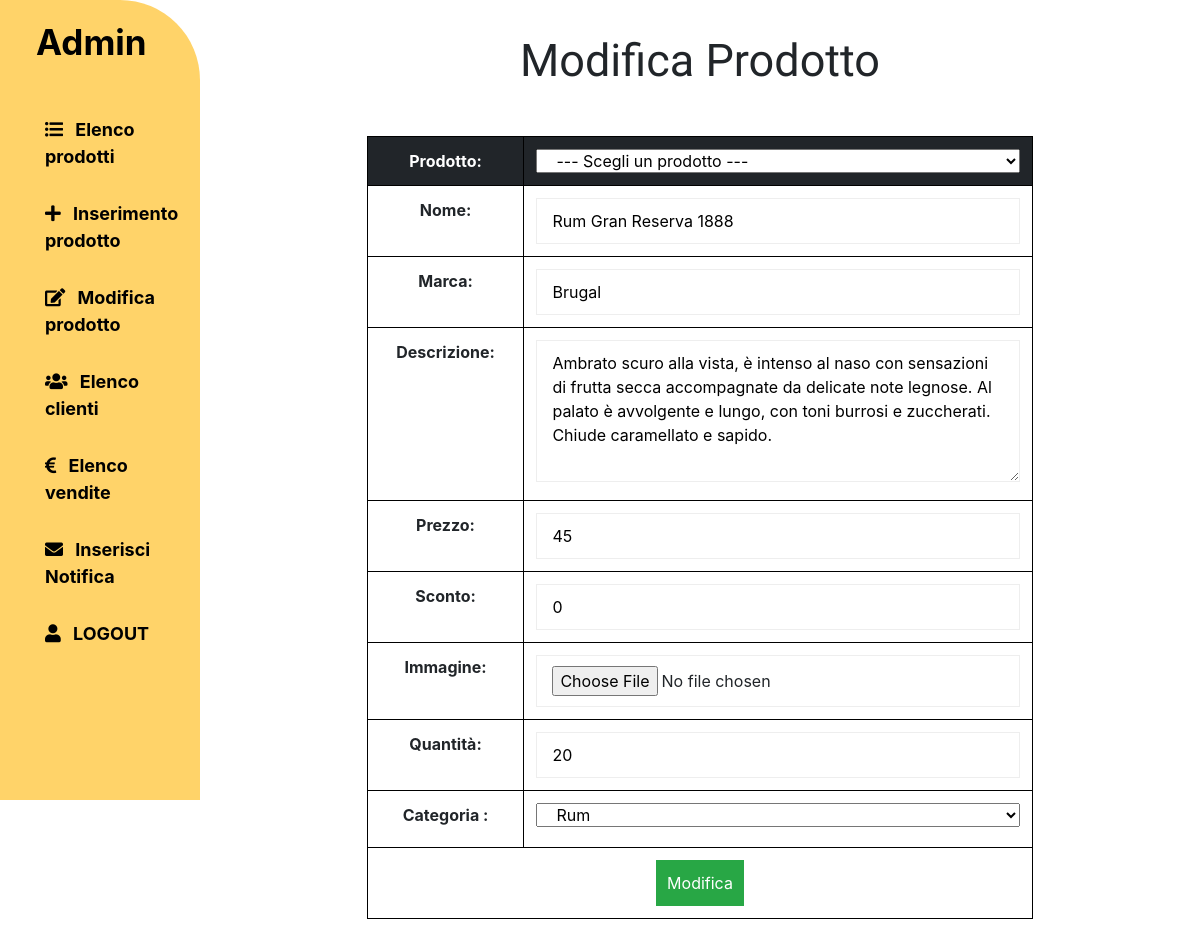
/admin/modify-product.php?id=1 (signed in), run on an earlier commit of the app's database.
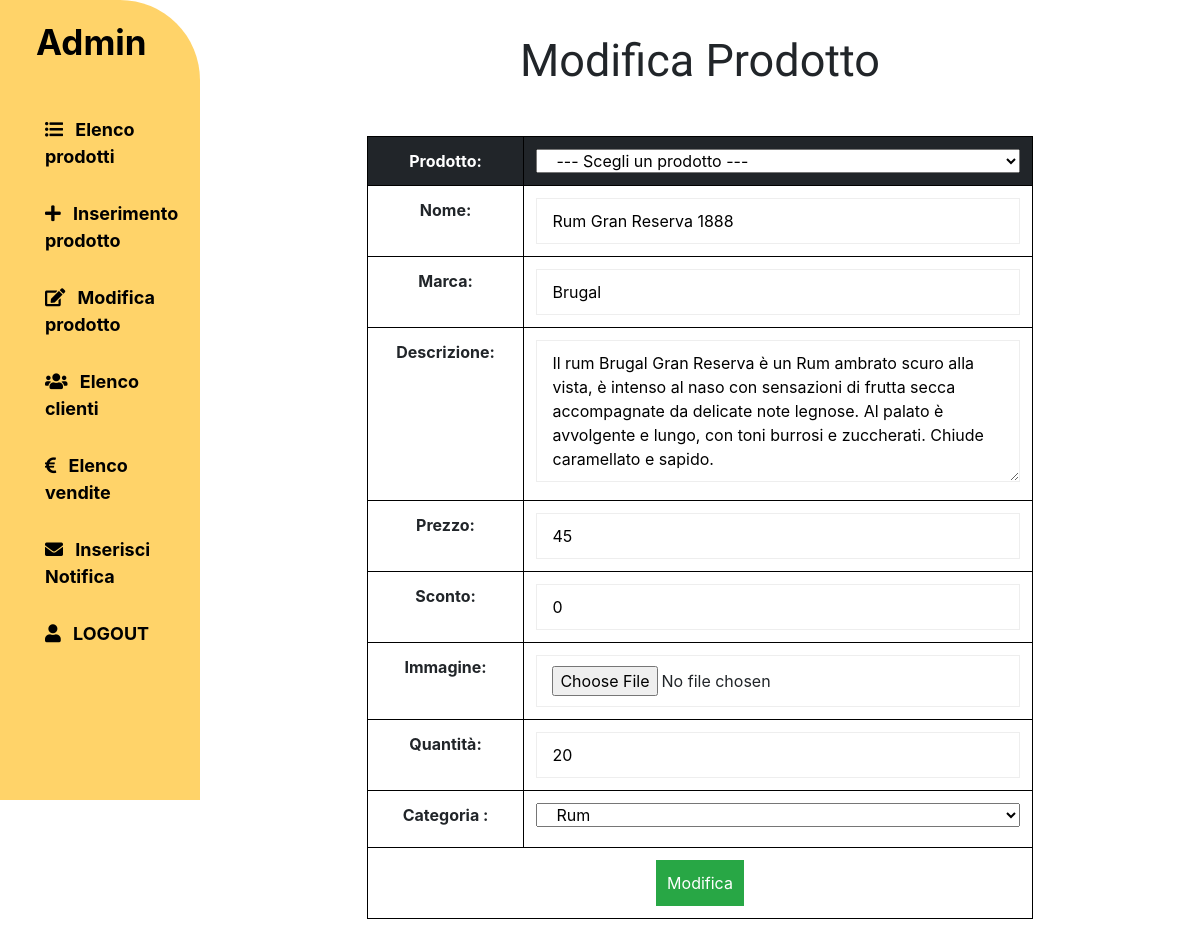
And on a later commit of the database.
### tables this page shows
CREATE TABLE IF NOT EXISTS `prodotti` (
    `id` INT NOT NULL AUTO_INCREMENT,
    `nome` VARCHAR(50) NOT NULL,
    `marca` VARCHAR(30) NOT NULL,
    `descrizione` VARCHAR(600) NOT NULL,
    `prezzo` FLOAT(10) NOT NULL,
    `immagine` VARCHAR(100) NOT NULL,
    `quantità` INT(3) NOT NULL,
    `idSottoCategoria` INT(11) NOT NULL,
    `dataInserimento` DATE DEFAULT CURRENT_DATE,
    `sconto` INT(3) DEFAULT 0,
    `gradazione` VARCHAR(20),
    `formato` VARCHAR(20),
    PRIMARY KEY (`id`),
    FOREIGN KEY (`idSottoCategoria`) REFERENCES `sottoCategorie`(`id`)
);

CREATE TABLE IF NOT EXISTS `sottoCategorie` (
    `id` INT NOT NULL AUTO_INCREMENT,
    `nome` VARCHAR(15) NOT NULL,
    `idCategoria` INT(5) NOT NULL,
    PRIMARY KEY (`id`),
    FOREIGN KEY (`idCategoria`) REFERENCES `categorie`(`id`)
);

### database/database.php (called while the page is built, shortened)
<?php
class DatabaseHelper
{
    private $db;
    public function __construct($servername, $username, $password, $dbname, $port)
    {
        $this->db = new mysqli($servername, $username, $password, $dbname, $port);
    }
    public function getAllProducts()
    {
        $stmt = $this->db->prepare("SELECT ROUND((prezzo - prezzo*sconto/100), 2) as prezzoFin,id, nome, marca, descrizione, prezzo, quantità, idSottoCategoria, immagine, sconto, dataInserimento FROM prodotti ORDER BY id ");
        $stmt->execute();
        $result = $stmt->get_result();
        return $result->fetch_all(MYSQLI_ASSOC);
    }
    public function getProductById($productId)
    {
        $stmt = $this->db->prepare("SELECT ROUND((prezzo - prezzo*sconto/100), 2) as prezzoFin, prodotti.id as id, prodotti.nome as nome, marca, descrizione, prezzo, quantità, idSottoCategoria, immagine, sconto, dataInserimento, idCategoria, gradazione, formato, categorie.nome as nomeCategoria FROM prodotti, sottoCategorie, categorie WHERE prodotti.idSottoCategoria = sottoCategorie.id && sottoCategorie.idCategoria = categorie.id && prodotti.id = ?");
        $stmt->bind_param('i', $productId);
        $stmt->execute();
        $result = $stmt->get_result();
        $result = $result->fetch_all(MYSQLI_ASSOC);
        return $result[0];
    }
    public function getSubCategories()
    {
        $stmt = $this->db->prepare("SELECT id,nome,idCategoria FROM sottoCategorie");
        $stmt->execute();
        $result = $stmt->get_result();
        return $result->fetch_all(MYSQLI_ASSOC);
    }
}
?>

### admin/bootstrap.php (called while the page is built, shortened)
<?php
    require_once(ROOT."database/database.php");
    $dbh = new DatabaseHelper("localhost", "root", "", "labottega", 3306);
?>

### admin/template/modify_product.php (the view, shortened to what the changed rows need)
<?php if (isset($_SESSION["id"]) && $_SESSION["tipo"] == 1) : ?>
    <div class="row">
        <div class="col-md-2"></div>
        <div class="col-12 col-md-8 text-center my-4 nopadding">
            <h1>Modifica Prodotto</h1>
            <form action="#" id="modify-product-form" method="POST" class="text-center admin-basic-form" enctype="multipart/form-data">
                <table class="table mt-5">
                    <tr>
                        <thead class="table-dark">
                        <td>Prodotto:</td>
                        <td>
                        <select name="prodotto" id="prodotto" class="col-12" onchange="location='modify-product.php?id='+this.value">
                        <option selected disabled value> --- Scegli un prodotto --- </option>
                            </select>
                    </td>
                    </thead>
                    </tr>
                    <tr>
                        <td><label for="nome">Nome:</label></td>
                        <td><input type="text" id="nome" name="nome" class="col-12" value= "<?php if (isset($templateParams['prodotto'])) echo $templateParams['prodotto']['nome'] ?>" required /></td>
                    </tr>
                    <tr>
                        <td><label for="marca">Marca:</label></td>
                        <td><input type="text" id="marca" name="marca" class="col-12" value="<?php if (isset($templateParams['prodotto'])) echo $templateParams['prodotto']['marca'] ?>" required /></td>
                    </tr>
                    <tr>
                        <td><label for="descrizione">Descrizione:</label></td>
                        <td><textarea id="descrizione" name="descrizione" class="col-12" rows="5" lang="it" required><?php if (isset($templateParams['prodotto'])) echo $templateParams['prodotto']['descrizione'] ?></textarea></td>
                    </tr>
                    <tr>
                        <td><label for="prezzo">Prezzo:</label></td>
                        <td><input type="number" id="prezzo" step="any" name="prezzo" class="col-12" value="<?php if (isset($templateParams['prodotto'])) echo $templateParams['prodotto']['prezzo'] ?>" required /></td>
                    </tr>
                    <tr>
                        <td><label for="sconto">Sconto:</label></td>
                        <td><input type="number" id="sconto" step="any" name="sconto" class="col-12" value="<?php if (isset($templateParams['prodotto'])) echo $templateParams['prodotto']['sconto'] ?>" required /></td>
                    </tr>
                    <tr>
                        <td> <label for="immagine">Immagine:</label></td>
                        <td><input type="file" name="immagine" id="immagine" class="col-12" required /></td>
                    </tr>
                    <tr>
                        <td><label for="quantita">Quantità:</label></td>
                        <td><input type="number" id="quantita" name="quantita" class="col-12" value="<?php if (isset($templateParams['prodotto'])) echo $templateParams['prodotto']['quantità'] ?>" required /></td>
                    </tr>
                    <tr>
                        <td><label for="sottocategoria">Categoria :</label></td>
                        <td>
                            <select name="sottocategoria" id="sottocategoria" class="col-12" form="modify-product-form">
                                <?php foreach ($templateParams["sottocategorie"] as $sottocategoria) : ?>
                                    <option value="<?php echo $sottocategoria["id"]; ?>" <?php if($templateParams["prodotto"]["idSottoCategoria"] ==$sottocategoria["id"]) echo "selected"; ?>><?php echo $sottocategoria["nome"]; ?></option>
                                <?php endforeach; ?>
                            </select>
                        </td>
                    </tr>
                    <tr>
                        <td colspan="2" class="text-center"> <input type="submit" name="submit" class="btn-success" value="Modifica" /> </td>
                    </tr>
                </table>
            </form>
        </div>
        <div class="col-md-2"></div>
    <?php endif; ?>

What changed in the data, as far as the page shows it:
changed prodotti "Rum Gran Reserva 1888": descrizione "Ambrato scuro alla vista, è…" → "Il rum Brugal Gran Reserva è un Rum ambrato scuro alla vista, è…"
